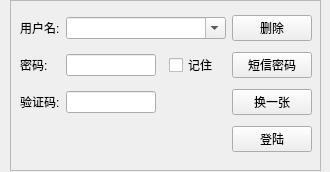
<?xml version="1.0" encoding="UTF-8"?>
<ui version="4.0">
 <class>CmccForm</class>
 <widget class="QWidget" name="CmccForm">
  <property name="geometry">
   <rect>
    <x>0</x>
    <y>0</y>
    <width>330</width>
    <height>172</height>
   </rect>
  </property>
  <property name="windowTitle">
   <string>Form</string>
  </property>
  <widget class="QFrame" name="cmcc_info_frame">
   <property name="geometry">
    <rect>
     <x>10</x>
     <y>260</y>
     <width>311</width>
     <height>171</height>
    </rect>
   </property>
   <property name="frameShape">
    <enum>QFrame::StyledPanel</enum>
   </property>
   <property name="frameShadow">
    <enum>QFrame::Raised</enum>
   </property>
   <widget class="QPushButton" name="cmcc_logout_pb">
    <property name="geometry">
     <rect>
      <x>220</x>
      <y>130</y>
      <width>75</width>
      <height>23</height>
     </rect>
    </property>
    <property name="text">
     <string>登出</string>
    </property>
   </widget>
   <widget class="QWidget" name="layoutWidget">
    <property name="geometry">
     <rect>
      <x>10</x>
      <y>40</y>
      <width>291</width>
      <height>81</height>
     </rect>
    </property>
    <layout class="QGridLayout" name="gridLayout_2">
     <item row="0" column="0" alignment="Qt::AlignRight">
      <widget class="QLabel" name="label">
       <property name="text">
        <string>帐号:</string>
       </property>
      </widget>
     </item>
     <item row="0" column="1" colspan="2">
      <widget class="QLabel" name="cmcc_username_lb">
       <property name="text">
        <string/>
       </property>
      </widget>
     </item>
     <item row="2" column="0" alignment="Qt::AlignRight">
      <widget class="QLabel" name="label_3">
       <property name="text">
        <string>本月已用:</string>
       </property>
      </widget>
     </item>
     <item row="2" column="1" colspan="2">
      <widget class="QLabel" name="cmcc_useMB_lb">
       <property name="text">
        <string/>
       </property>
      </widget>
     </item>
     <item row="1" column="0" alignment="Qt::AlignRight">
      <widget class="QLabel" name="label_2">
       <property name="text">
        <string>套餐类型:</string>
       </property>
      </widget>
     </item>
     <item row="1" column="1" colspan="2">
      <widget class="QLabel" name="cmcc_useType_lb">
       <property name="text">
        <string/>
       </property>
      </widget>
     </item>
    </layout>
   </widget>
  </widget>
  <widget class="QFrame" name="cmcc_login_frame">
   <property name="geometry">
    <rect>
     <x>10</x>
     <y>0</y>
     <width>311</width>
     <height>171</height>
    </rect>
   </property>
   <property name="frameShape">
    <enum>QFrame::StyledPanel</enum>
   </property>
   <property name="frameShadow">
    <enum>QFrame::Raised</enum>
   </property>
   <widget class="QWidget" name="layoutWidget">
    <property name="geometry">
     <rect>
      <x>10</x>
      <y>10</y>
      <width>292</width>
      <height>151</height>
     </rect>
    </property>
    <layout class="QGridLayout" name="gridLayout">
     <item row="0" column="0">
      <widget class="QLabel" name="label_4">
       <property name="text">
        <string>用户名:</string>
       </property>
      </widget>
     </item>
     <item row="0" column="1" colspan="3">
      <widget class="QComboBox" name="cmcc_username_cb">
       <property name="editable">
        <bool>true</bool>
       </property>
      </widget>
     </item>
     <item row="0" column="4">
      <widget class="QPushButton" name="cmcc_deleteuser_pb">
       <property name="text">
        <string>删除</string>
       </property>
      </widget>
     </item>
     <item row="1" column="0">
      <widget class="QLabel" name="label_5">
       <property name="text">
        <string>密码:</string>
       </property>
      </widget>
     </item>
     <item row="1" column="4">
      <widget class="QPushButton" name="cmcc_sms_pb">
       <property name="text">
        <string>短信密码</string>
       </property>
      </widget>
     </item>
     <item row="2" column="0">
      <widget class="QLabel" name="label_6">
       <property name="text">
        <string>验证码:</string>
       </property>
      </widget>
     </item>
     <item row="2" column="1" colspan="2">
      <widget class="QLineEdit" name="cmcc_vcode_le"/>
     </item>
     <item row="2" column="3">
      <widget class="QLabel" name="cmcc_vcodepic_la">
       <property name="minimumSize">
        <size>
         <width>64</width>
         <height>20</height>
        </size>
       </property>
       <property name="text">
        <string/>
       </property>
      </widget>
     </item>
     <item row="2" column="4">
      <widget class="QPushButton" name="cmcc_changevcode_pb">
       <property name="text">
        <string>换一张</string>
       </property>
      </widget>
     </item>
     <item row="3" column="4">
      <widget class="QPushButton" name="cmcc_login_pb">
       <property name="text">
        <string>登陆</string>
       </property>
      </widget>
     </item>
     <item row="3" column="1" colspan="3">
      <widget class="QLabel" name="cmcc_state_la">
       <property name="text">
        <string/>
       </property>
      </widget>
     </item>
     <item row="1" column="3" alignment="Qt::AlignHCenter">
      <widget class="QCheckBox" name="cmcc_remember_cb">
       <property name="toolTip">
        <string>记住密码</string>
       </property>
       <property name="text">
        <string>记住</string>
       </property>
      </widget>
     </item>
     <item row="1" column="1" colspan="2">
      <widget class="QLineEdit" name="cmcc_password_le">
       <property name="echoMode">
        <enum>QLineEdit::Password</enum>
       </property>
      </widget>
     </item>
     <item row="3" column="0">
      <spacer name="horizontalSpacer">
       <property name="orientation">
        <enum>Qt::Horizontal</enum>
       </property>
       <property name="sizeHint" stdset="0">
        <size>
         <width>40</width>
         <height>20</height>
        </size>
       </property>
      </spacer>
     </item>
    </layout>
   </widget>
  </widget>
 </widget>
 <tabstops>
  <tabstop>cmcc_login_pb</tabstop>
  <tabstop>cmcc_username_cb</tabstop>
  <tabstop>cmcc_password_le</tabstop>
  <tabstop>cmcc_vcode_le</tabstop>
  <tabstop>cmcc_deleteuser_pb</tabstop>
  <tabstop>cmcc_remember_cb</tabstop>
  <tabstop>cmcc_sms_pb</tabstop>
  <tabstop>cmcc_changevcode_pb</tabstop>
 </tabstops>
 <resources/>
 <connections/>
</ui>
